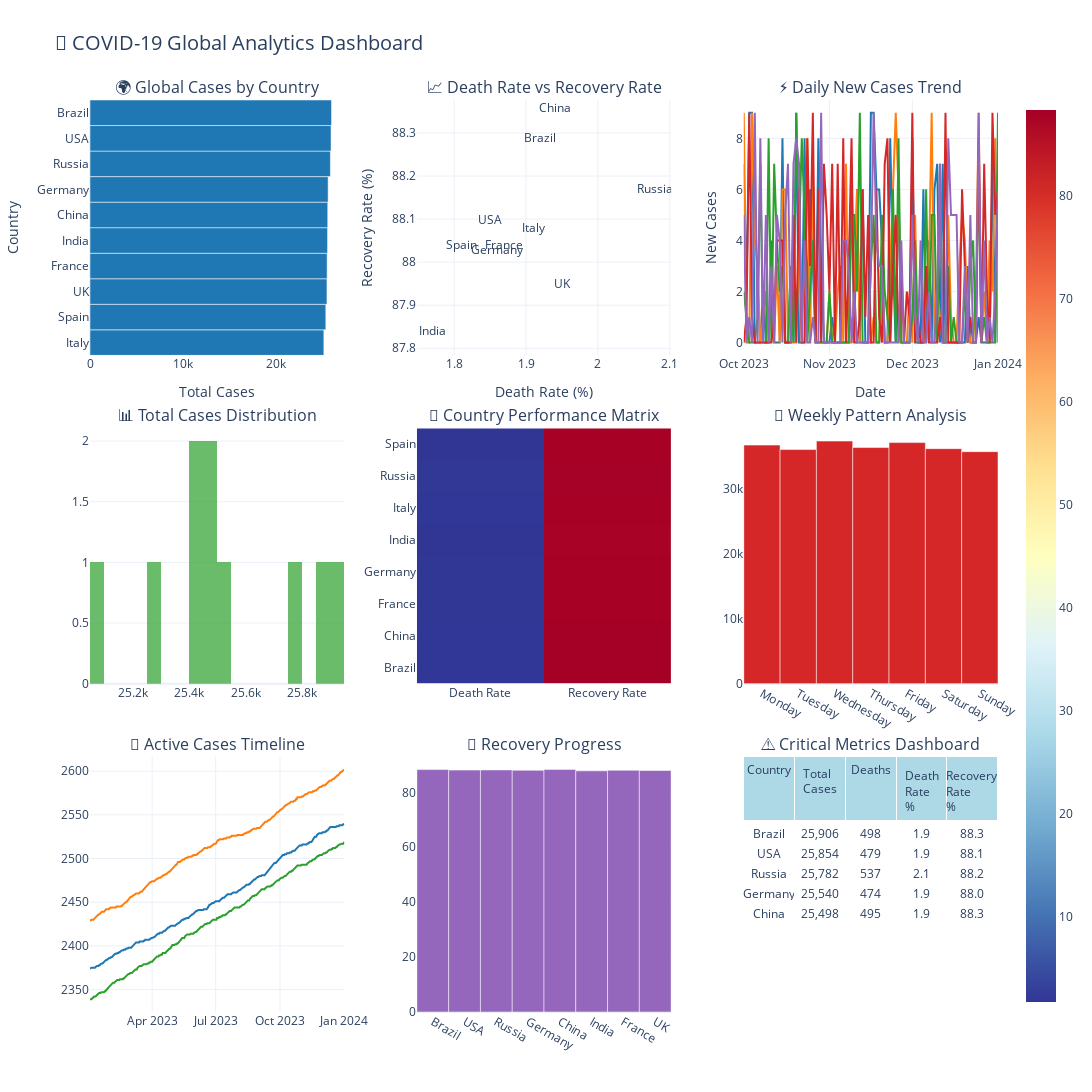

The notebook cell saved with this chart:
### Markdown cell above
## 🔗 Advanced Plotly Dashboard with Cross-Filtering

Now let's create a more sophisticated dashboard using Plotly's advanced features, including cross-filtering between charts and real-time updates. This demonstrates linked interactions where selections in one chart filter others.

### Code cell
print("🔗 Creating Advanced Plotly Dashboard with Cross-Filtering...")

def create_covid_analytics_dashboard():
    """
    Advanced COVID-19 analytics dashboard with cross-filtering capabilities
    """
    
    # Prepare data for dashboard
    # Create summary statistics by country
    country_summary = covid_df.groupby('country').agg({
        'total_cases': 'max',
        'total_deaths': 'max',
        'total_recovered': 'max'
    }).reset_index()
    
    country_summary['death_rate'] = (country_summary['total_deaths'] / 
                                    country_summary['total_cases'] * 100).round(2)
    country_summary['recovery_rate'] = (country_summary['total_recovered'] / 
                                       country_summary['total_cases'] * 100).round(2)
    
    # Create subplot layout with custom specifications
    fig = make_subplots(
        rows=3, cols=3,
        subplot_titles=[
            '🌍 Global Cases by Country', '📈 Death Rate vs Recovery Rate', '⚡ Daily New Cases Trend',
            '📊 Total Cases Distribution', '🎯 Country Performance Matrix', '📅 Weekly Pattern Analysis',
            '🔄 Active Cases Timeline', '💊 Recovery Progress', '⚠️ Critical Metrics Dashboard'
        ],
        specs=[
            [{"type": "bar"}, {"type": "scatter"}, {"type": "scatter"}],
            [{"type": "histogram"}, {"type": "heatmap"}, {"type": "bar"}],
            [{"type": "scatter"}, {"type": "bar"}, {"type": "table"}]
        ],
        vertical_spacing=0.08,
        horizontal_spacing=0.08
    )
    
    # 1. Global cases by country (Bar chart)
    country_summary_sorted = country_summary.sort_values('total_cases', ascending=True).tail(10)
    fig.add_trace(
        go.Bar(
            y=country_summary_sorted['country'],
            x=country_summary_sorted['total_cases'],
            orientation='h',
            name='Total Cases',
            marker_color=COLORBLIND_PALETTE[0],
            customdata=country_summary_sorted[['total_deaths', 'death_rate']],
            hovertemplate='<b>%{y}</b><br>Cases: %{x:,.0f}<br>Deaths: %{customdata[0]:,.0f}<br>Death Rate: %{customdata[1]:.1f}%<extra></extra>'
        ),
        row=1, col=1
    )
    
    # 2. Death Rate vs Recovery Rate scatter
    fig.add_trace(
        go.Scatter(
            x=country_summary['death_rate'],
            y=country_summary['recovery_rate'],
            mode='markers+text',
            text=country_summary['country'],
            textposition='top center',
            name='Country Performance',
            marker=dict(
                size=country_summary['total_cases'] / 100000,
                color=COLORBLIND_PALETTE[1],
                opacity=0.7,
                line=dict(width=1, color='white')
            ),
            hovertemplate='<b>%{text}</b><br>Death Rate: %{x:.1f}%<br>Recovery Rate: %{y:.1f}%<br>Cases: %{marker.size}<extra></extra>'
        ),
        row=1, col=2
    )
    
    # 3. Recent trend (last 90 days) for top 5 countries
    recent_data = covid_df[covid_df['date'] >= '2023-10-01'].copy()
    top_countries = country_summary.nlargest(5, 'total_cases')['country'].tolist()
    
    colors = COLORBLIND_PALETTE[:5]
    for i, country in enumerate(top_countries):
        country_data = recent_data[recent_data['country'] == country]
        fig.add_trace(
            go.Scatter(
                x=country_data['date'],
                y=country_data['new_cases'],
                mode='lines',
                name=f'{country} New Cases',
                line=dict(color=colors[i], width=2),
                hovertemplate=f'<b>{country}</b><br>Date: %{{x}}<br>New Cases: %{{y:,.0f}}<extra></extra>'
            ),
            row=1, col=3
        )
    
    # 4. Cases distribution histogram
    fig.add_trace(
        go.Histogram(
            x=country_summary['total_cases'],
            nbinsx=20,
            name='Cases Distribution',
            marker_color=COLORBLIND_PALETTE[2],
            opacity=0.7,
            hovertemplate='Cases Range: %{x}<br>Countries: %{y}<extra></extra>'
        ),
        row=2, col=1
    )
    
    # 5. Performance matrix heatmap
    performance_matrix = country_summary.set_index('country')[['death_rate', 'recovery_rate']].head(8)
    
    fig.add_trace(
        go.Heatmap(
            z=performance_matrix.values,
            x=['Death Rate', 'Recovery Rate'],
            y=performance_matrix.index,
            colorscale='RdYlBu_r',
            name='Performance Matrix',
            hovertemplate='<b>%{y}</b><br>%{x}: %{z:.1f}%<extra></extra>'
        ),
        row=2, col=2
    )
    
    # 6. Weekly pattern analysis
    weekly_data = covid_df.copy()
    weekly_data['weekday'] = weekly_data['date'].dt.day_name()
    weekly_pattern = weekly_data.groupby('weekday')['new_cases'].sum().reset_index()
    
    # Reorder days
    day_order = ['Monday', 'Tuesday', 'Wednesday', 'Thursday', 'Friday', 'Saturday', 'Sunday']
    weekly_pattern['weekday'] = pd.Categorical(weekly_pattern['weekday'], categories=day_order, ordered=True)
    weekly_pattern = weekly_pattern.sort_values('weekday')
    
    fig.add_trace(
        go.Bar(
            x=weekly_pattern['weekday'],
            y=weekly_pattern['new_cases'],
            name='Weekly Pattern',
            marker_color=COLORBLIND_PALETTE[3],
            hovertemplate='<b>%{x}</b><br>Total Cases: %{y:,.0f}<extra></extra>'
        ),
        row=2, col=3
    )
    
    # 7. Active cases timeline for top countries
    for i, country in enumerate(top_countries[:3]):
        country_data = covid_df[covid_df['country'] == country].tail(365)  # Last year
        fig.add_trace(
            go.Scatter(
                x=country_data['date'],
                y=country_data['active_cases'],
                mode='lines',
                name=f'{country} Active',
                line=dict(color=colors[i], width=2),
                hovertemplate=f'<b>{country}</b><br>Date: %{{x}}<br>Active Cases: %{{y:,.0f}}<extra></extra>'
            ),
            row=3, col=1
        )
    
    # 8. Recovery progress
    recovery_data = country_summary.nlargest(8, 'total_cases')
    fig.add_trace(
        go.Bar(
            x=recovery_data['country'],
            y=recovery_data['recovery_rate'],
            name='Recovery Rate',
            marker_color=COLORBLIND_PALETTE[4],
            hovertemplate='<b>%{x}</b><br>Recovery Rate: %{y:.1f}%<extra></extra>'
        ),
        row=3, col=2
    )
    
    # 9. Critical metrics table
    critical_metrics = country_summary.nlargest(5, 'total_cases')[
        ['country', 'total_cases', 'total_deaths', 'death_rate', 'recovery_rate']
    ]
    
    fig.add_trace(
        go.Table(
            header=dict(
                values=['Country', 'Total Cases', 'Deaths', 'Death Rate %', 'Recovery Rate %'],
                fill_color='lightblue',
                align='center',
                font=dict(size=12)
            ),
            cells=dict(
                values=[
                    critical_metrics['country'],
                    [f"{x:,.0f}" for x in critical_metrics['total_cases']],
                    [f"{x:,.0f}" for x in critical_metrics['total_deaths']],
                    [f"{x:.1f}" for x in critical_metrics['death_rate']],
                    [f"{x:.1f}" for x in critical_metrics['recovery_rate']]
                ],
                fill_color='white',
                align='center'
            )
        ),
        row=3, col=3
    )
    
    # Update layout
    fig.update_layout(
        height=1400,
        width=1400,
        title='🦠 COVID-19 Global Analytics Dashboard',
        title_font_size=20,
        showlegend=False,
        template='plotly_white'
    )
    
    # Update axes labels
    fig.update_xaxes(title_text="Total Cases", row=1, col=1)
    fig.update_yaxes(title_text="Country", row=1, col=1)
    fig.update_xaxes(title_text="Death Rate (%)", row=1, col=2)
    fig.update_yaxes(title_text="Recovery Rate (%)", row=1, col=2)
    fig.update_xaxes(title_text="Date", row=1, col=3)
    fig.update_yaxes(title_text="New Cases", row=1, col=3)
    
    return fig

# Create and display the advanced dashboard
print("🔄 Building comprehensive COVID-19 analytics dashboard...")
covid_dashboard = create_covid_analytics_dashboard()
covid_dashboard.show()

print("\n📊 Dashboard Features Demonstrated:")
print("✅ Multi-panel layout with 9 coordinated views")
print("✅ Different chart types: bar, scatter, histogram, heatmap, table")
print("✅ Interactive hover tooltips with detailed information")
print("✅ Color-coded data encoding for accessibility")
print("✅ Performance matrix visualization")
print("✅ Temporal trend analysis")
print("✅ Statistical distribution visualization")

print(f"\n💾 Current Memory Usage: {get_memory_usage():.1f} MB")

### Figure 1 — Plotly figure (JSON) as saved in the notebook; plotly's stock layout.template omitted (floating-point values rounded to 4 significant figures; data arrays with more than 128 entries replaced by an {"elided": "..."} marker saying what was removed)
{"data": [{"customdata": [[479.0, 1.91], [457.0, 1.81], [495.0, 1.95], [475.0, 1.87], [450.0, 1.77], [495.0, 1.94], [474.0, 1.86], [537.0, 2.08], [479.0, 1.85], [498.0, 1.92]], "hovertemplate": "<b>%{y}</b><br>Cases: %{x:,.0f}<br>Deaths: %{customdata[0]:,.0f}<br>Death Rate: %{customdata[1]:.1f}%<extra></extra>", "marker": {"color": "#1f77b4"}, "name": "Total Cases", "orientation": "h", "type": "bar", "x": [25083, 25293, 25415, 25434, 25478, 25498, 25540, 25782, 25854, 25906], "xaxis": "x", "y": ["Italy", "Spain", "UK", "France", "India", "China", "Germany", "Russia", "USA", "Brazil"], "yaxis": "y"}, {"hovertemplate": "<b>%{text}</b><br>Death Rate: %{x:.1f}%<br>Recovery Rate: %{y:.1f}%<br>Cases: %{marker.size}<extra></extra>", "marker": {"color": "#ff7f0e", "line": {"color": "white", "width": 1}, "opacity": 0.7, "size": [0.2591, 0.255, 0.2543, 0.2554, 0.2548, 0.2508, 0.2578, 0.2529, 0.2541, 0.2585]}, "mode": "markers+text", "name": "Country Performance", "text": ["Brazil", "China", "France", "Germany", "India", "Italy", "Russia", "Spain", "UK", "USA"], "textposition": "top center", "type": "scatter", "x": [1.92, 1.94, 1.87, 1.86, 1.77, 1.91, 2.08, 1.81, 1.95, 1.85], "xaxis": "x2", "y": [88.27, 88.34, 88.02, 88.01, 87.82, 88.06, 88.15, 88.02, 87.93, 88.08], "yaxis": "y2"}, {"hovertemplate": "<b>Brazil</b><br>Date: %{x}<br>New Cases: %{y:,.0f}<extra></extra>", "line": {"color": "#1f77b4", "width": 2}, "mode": "lines", "name": "Brazil New Cases", "type": "scatter", "x": ["2023-10-01T00:00:00.000000000", "2023-10-02T00:00:00.000000000", "2023-10-03T00:00:00.000000000", "2023-10-04T00:00:00.000000000", "2023-10-05T00:00:00.000000000", "2023-10-06T00:00:00.000000000", "2023-10-07T00:00:00.000000000", "2023-10-08T00:00:00.000000000", "2023-10-09T00:00:00.000000000", "2023-10-10T00:00:00.000000000", "2023-10-11T00:00:00.000000000", "2023-10-12T00:00:00.000000000", "2023-10-13T00:00:00.000000000", "2023-10-14T00:00:00.000000000", "2023-10-15T00:00:00.000000000", "2023-10-16T00:00:00.000000000", "2023-10-17T00:00:00.000000000", "2023-10-18T00:00:00.000000000", "2023-10-19T00:00:00.000000000", "2023-10-20T00:00:00.000000000", "2023-10-21T00:00:00.000000000", "2023-10-22T00:00:00.000000000", "2023-10-23T00:00:00.000000000", "2023-10-24T00:00:00.000000000", "2023-10-25T00:00:00.000000000", "2023-10-26T00:00:00.000000000", "2023-10-27T00:00:00.000000000", "2023-10-28T00:00:00.000000000", "2023-10-29T00:00:00.000000000", "2023-10-30T00:00:00.000000000", "2023-10-31T00:00:00.000000000", "2023-11-01T00:00:00.000000000", "2023-11-02T00:00:00.000000000", "2023-11-03T00:00:00.000000000", "2023-11-04T00:00:00.000000000", "2023-11-05T00:00:00.000000000", "2023-11-06T00:00:00.000000000", "2023-11-07T00:00:00.000000000", "2023-11-08T00:00:00.000000000", "2023-11-09T00:00:00.000000000", "2023-11-10T00:00:00.000000000", "2023-11-11T00:00:00.000000000", "2023-11-12T00:00:00.000000000", "2023-11-13T00:00:00.000000000", "2023-11-14T00:00:00.000000000", "2023-11-15T00:00:00.000000000", "2023-11-16T00:00:00.000000000", "2023-11-17T00:00:00.000000000", "2023-11-18T00:00:00.000000000", "2023-11-19T00:00:00.000000000", "2023-11-20T00:00:00.000000000", "2023-11-21T00:00:00.000000000", "2023-11-22T00:00:00.000000000", "2023-11-23T00:00:00.000000000", "2023-11-24T00:00:00.000000000", "2023-11-25T00:00:00.000000000", "2023-11-26T00:00:00.000000000", "2023-11-27T00:00:00.000000000", "2023-11-28T00:00:00.000000000", "2023-11-29T00:00:00.000000000", "2023-11-30T00:00:00.000000000", "2023-12-01T00:00:00.000000000", "2023-12-02T00:00:00.000000000", "2023-12-03T00:00:00.000000000", "2023-12-04T00:00:00.000000000", "2023-12-05T00:00:00.000000000", "2023-12-06T00:00:00.000000000", "2023-12-07T00:00:00.000000000", "2023-12-08T00:00:00.000000000", "2023-12-09T00:00:00.000000000", "2023-12-10T00:00:00.000000000", "2023-12-11T00:00:00.000000000", "2023-12-12T00:00:00.000000000", "2023-12-13T00:00:00.000000000", "2023-12-14T00:00:00.000000000", "2023-12-15T00:00:00.000000000", "2023-12-16T00:00:00.000000000", "2023-12-17T00:00:00.000000000", "2023-12-18T00:00:00.000000000", "2023-12-19T00:00:00.000000000", "2023-12-20T00:00:00.000000000", "2023-12-21T00:00:00.000000000", "2023-12-22T00:00:00.000000000", "2023-12-23T00:00:00.000000000", "2023-12-24T00:00:00.000000000", "2023-12-25T00:00:00.000000000", "2023-12-26T00:00:00.000000000", "2023-12-27T00:00:00.000000000", "2023-12-28T00:00:00.000000000", "2023-12-29T00:00:00.000000000", "2023-12-30T00:00:00.000000000", "2023-12-31T00:00:00.000000000", "2024-01-01T00:00:00.000000000"], "xaxis": "x3", "y": [7, 2, 9, 9, 0, 0, 0, 2, 0, 0, 4, 0, 0, 0, 8, 0, 0, 3, 0, 9, 0, 0, 8, 1, 6, 3, 0, 8, 3, 0, 0, 0, 1, 0, 0, 0, 0, 0, 0, 7, 0, 6, 0, 6, 0, 0, 9, 9, 6, 6, 4, 0, 0, 8, 3, 0, 6, 0, 0, 0, 0, 8, 0, 0, 0, 6, 0, 4, 0, 6, 7, 0, 7, 0, 0, 0, 0, 0, 0, 0, 0, 3, 0, 0, 0, 1, 0, 0, 0, 0, 7, 0, 7], "yaxis": "y3"}, {"hovertemplate": "<b>USA</b><br>Date: %{x}<br>New Cases: %{y:,.0f}<extra></extra>", "line": {"color": "#ff7f0e", "width": 2}, "mode": "lines", "name": "USA New Cases", "type": "scatter", "x": ["2023-10-01T00:00:00.000000000", "2023-10-02T00:00:00.000000000", "2023-10-03T00:00:00.000000000", "2023-10-04T00:00:00.000000000", "2023-10-05T00:00:00.000000000", "2023-10-06T00:00:00.000000000", "2023-10-07T00:00:00.000000000", "2023-10-08T00:00:00.000000000", "2023-10-09T00:00:00.000000000", "2023-10-10T00:00:00.000000000", "2023-10-11T00:00:00.000000000", "2023-10-12T00:00:00.000000000", "2023-10-13T00:00:00.000000000", "2023-10-14T00:00:00.000000000", "2023-10-15T00:00:00.000000000", "2023-10-16T00:00:00.000000000", "2023-10-17T00:00:00.000000000", "2023-10-18T00:00:00.000000000", "2023-10-19T00:00:00.000000000", "2023-10-20T00:00:00.000000000", "2023-10-21T00:00:00.000000000", "2023-10-22T00:00:00.000000000", "2023-10-23T00:00:00.000000000", "2023-10-24T00:00:00.000000000", "2023-10-25T00:00:00.000000000", "2023-10-26T00:00:00.000000000", "2023-10-27T00:00:00.000000000", "2023-10-28T00:00:00.000000000", "2023-10-29T00:00:00.000000000", "2023-10-30T00:00:00.000000000", "2023-10-31T00:00:00.000000000", "2023-11-01T00:00:00.000000000", "2023-11-02T00:00:00.000000000", "2023-11-03T00:00:00.000000000", "2023-11-04T00:00:00.000000000", "2023-11-05T00:00:00.000000000", "2023-11-06T00:00:00.000000000", "2023-11-07T00:00:00.000000000", "2023-11-08T00:00:00.000000000", "2023-11-09T00:00:00.000000000", "2023-11-10T00:00:00.000000000", "2023-11-11T00:00:00.000000000", "2023-11-12T00:00:00.000000000", "2023-11-13T00:00:00.000000000", "2023-11-14T00:00:00.000000000", "2023-11-15T00:00:00.000000000", "2023-11-16T00:00:00.000000000", "2023-11-17T00:00:00.000000000", "2023-11-18T00:00:00.000000000", "2023-11-19T00:00:00.000000000", "2023-11-20T00:00:00.000000000", "2023-11-21T00:00:00.000000000", "2023-11-22T00:00:00.000000000", "2023-11-23T00:00:00.000000000", "2023-11-24T00:00:00.000000000", "2023-11-25T00:00:00.000000000", "2023-11-26T00:00:00.000000000", "2023-11-27T00:00:00.000000000", "2023-11-28T00:00:00.000000000", "2023-11-29T00:00:00.000000000", "2023-11-30T00:00:00.000000000", "2023-12-01T00:00:00.000000000", "2023-12-02T00:00:00.000000000", "2023-12-03T00:00:00.000000000", "2023-12-04T00:00:00.000000000", "2023-12-05T00:00:00.000000000", "2023-12-06T00:00:00.000000000", "2023-12-07T00:00:00.000000000", "2023-12-08T00:00:00.000000000", "2023-12-09T00:00:00.000000000", "2023-12-10T00:00:00.000000000", "2023-12-11T00:00:00.000000000", "2023-12-12T00:00:00.000000000", "2023-12-13T00:00:00.000000000", "2023-12-14T00:00:00.000000000", "2023-12-15T00:00:00.000000000", "2023-12-16T00:00:00.000000000", "2023-12-17T00:00:00.000000000", "2023-12-18T00:00:00.000000000", "2023-12-19T00:00:00.000000000", "2023-12-20T00:00:00.000000000", "2023-12-21T00:00:00.000000000", "2023-12-22T00:00:00.000000000", "2023-12-23T00:00:00.000000000", "2023-12-24T00:00:00.000000000", "2023-12-25T00:00:00.000000000", "2023-12-26T00:00:00.000000000", "2023-12-27T00:00:00.000000000", "2023-12-28T00:00:00.000000000", "2023-12-29T00:00:00.000000000", "2023-12-30T00:00:00.000000000", "2023-12-31T00:00:00.000000000", "2024-01-01T00:00:00.000000000"], "xaxis": "x3", "y": [9, 0, 0, 9, 4, 3, 0, 1, 2, 0, 2, 0, 3, 0, 6, 6, 0, 0, 0, 0, 4, 0, 0, 8, 0, 7, 0, 0, 0, 0, 0, 2, 0, 0, 2, 3, 0, 7, 0, 0, 2, 6, 0, 0, 0, 0, 0, 1, 0, 0, 3, 0, 0, 3, 6, 9, 6, 0, 0, 0, 2, 0, 5, 0, 0, 0, 2, 3, 9, 0, 2, 1, 0, 0, 5, 1, 0, 0, 3, 5, 4, 1, 0, 0, 2, 9, 0, 2, 0, 4, 2, 8, 0], "yaxis": "y3"}, {"hovertemplate": "<b>Russia</b><br>Date: %{x}<br>New Cases: %{y:,.0f}<extra></extra>", "line": {"color": "#2ca02c", "width": 2}, "mode": "lines", "name": "Russia New Cases", "type": "scatter", "x": ["2023-10-01T00:00:00.000000000", "2023-10-02T00:00:00.000000000", "2023-10-03T00:00:00.000000000", "2023-10-04T00:00:00.000000000", "2023-10-05T00:00:00.000000000", "2023-10-06T00:00:00.000000000", "2023-10-07T00:00:00.000000000", "2023-10-08T00:00:00.000000000", "2023-10-09T00:00:00.000000000", "2023-10-10T00:00:00.000000000", "2023-10-11T00:00:00.000000000", "2023-10-12T00:00:00.000000000", "2023-10-13T00:00:00.000000000", "2023-10-14T00:00:00.000000000", "2023-10-15T00:00:00.000000000", "2023-10-16T00:00:00.000000000", "2023-10-17T00:00:00.000000000", "2023-10-18T00:00:00.000000000", "2023-10-19T00:00:00.000000000", "2023-10-20T00:00:00.000000000", "2023-10-21T00:00:00.000000000", "2023-10-22T00:00:00.000000000", "2023-10-23T00:00:00.000000000", "2023-10-24T00:00:00.000000000", "2023-10-25T00:00:00.000000000", "2023-10-26T00:00:00.000000000", "2023-10-27T00:00:00.000000000", "2023-10-28T00:00:00.000000000", "2023-10-29T00:00:00.000000000", "2023-10-30T00:00:00.000000000", "2023-10-31T00:00:00.000000000", "2023-11-01T00:00:00.000000000", "2023-11-02T00:00:00.000000000", "2023-11-03T00:00:00.000000000", "2023-11-04T00:00:00.000000000", "2023-11-05T00:00:00.000000000", "2023-11-06T00:00:00.000000000", "2023-11-07T00:00:00.000000000", "2023-11-08T00:00:00.000000000", "2023-11-09T00:00:00.000000000", "2023-11-10T00:00:00.000000000", "2023-11-11T00:00:00.000000000", "2023-11-12T00:00:00.000000000", "2023-11-13T00:00:00.000000000", "2023-11-14T00:00:00.000000000", "2023-11-15T00:00:00.000000000", "2023-11-16T00:00:00.000000000", "2023-11-17T00:00:00.000000000", "2023-11-18T00:00:00.000000000", "2023-11-19T00:00:00.000000000", "2023-11-20T00:00:00.000000000", "2023-11-21T00:00:00.000000000", "2023-11-22T00:00:00.000000000", "2023-11-23T00:00:00.000000000", "2023-11-24T00:00:00.000000000", "2023-11-25T00:00:00.000000000", "2023-11-26T00:00:00.000000000", "2023-11-27T00:00:00.000000000", "2023-11-28T00:00:00.000000000", "2023-11-29T00:00:00.000000000", "2023-11-30T00:00:00.000000000", "2023-12-01T00:00:00.000000000", "2023-12-02T00:00:00.000000000", "2023-12-03T00:00:00.000000000", "2023-12-04T00:00:00.000000000", "2023-12-05T00:00:00.000000000", "2023-12-06T00:00:00.000000000", "2023-12-07T00:00:00.000000000", "2023-12-08T00:00:00.000000000", "2023-12-09T00:00:00.000000000", "2023-12-10T00:00:00.000000000", "2023-12-11T00:00:00.000000000", "2023-12-12T00:00:00.000000000", "2023-12-13T00:00:00.000000000", "2023-12-14T00:00:00.000000000", "2023-12-15T00:00:00.000000000", "2023-12-16T00:00:00.000000000", "2023-12-17T00:00:00.000000000", "2023-12-18T00:00:00.000000000", "2023-12-19T00:00:00.000000000", "2023-12-20T00:00:00.000000000", "2023-12-21T00:00:00.000000000", "2023-12-22T00:00:00.000000000", "2023-12-23T00:00:00.000000000", "2023-12-24T00:00:00.000000000", "2023-12-25T00:00:00.000000000", "2023-12-26T00:00:00.000000000", "2023-12-27T00:00:00.000000000", "2023-12-28T00:00:00.000000000", "2023-12-29T00:00:00.000000000", "2023-12-30T00:00:00.000000000", "2023-12-31T00:00:00.000000000", "2024-01-01T00:00:00.000000000"], "xaxis": "x3", "y": [2, 1, 0, 0, 0, 1, 7, 0, 0, 8, 0, 7, 4, 2, 3, 0, 0, 3, 0, 9, 4, 8, 5, 0, 2, 4, 0, 0, 0, 0, 0, 2, 0, 0, 0, 0, 0, 0, 0, 5, 5, 2, 9, 0, 0, 0, 3, 5, 0, 0, 5, 2, 1, 0, 6, 0, 8, 0, 0, 0, 0, 1, 4, 0, 0, 0, 6, 0, 5, 5, 0, 7, 0, 0, 3, 0, 1, 0, 0, 0, 2, 0, 3, 4, 0, 7, 0, 1, 0, 0, 0, 0, 9], "yaxis": "y3"}, {"hovertemplate": "<b>Germany</b><br>Date: %{x}<br>New Cases: %{y:,.0f}<extra></extra>", "line": {"color": "#d62728", "width": 2}, "mode": "lines", "name": "Germany New Cases", "type": "scatter", "x": ["2023-10-01T00:00:00.000000000", "2023-10-02T00:00:00.000000000", "2023-10-03T00:00:00.000000000", "2023-10-04T00:00:00.000000000", "2023-10-05T00:00:00.000000000", "2023-10-06T00:00:00.000000000", "2023-10-07T00:00:00.000000000", "2023-10-08T00:00:00.000000000", "2023-10-09T00:00:00.000000000", "2023-10-10T00:00:00.000000000", "2023-10-11T00:00:00.000000000", "2023-10-12T00:00:00.000000000", "2023-10-13T00:00:00.000000000", "2023-10-14T00:00:00.000000000", "2023-10-15T00:00:00.000000000", "2023-10-16T00:00:00.000000000", "2023-10-17T00:00:00.000000000", "2023-10-18T00:00:00.000000000", "2023-10-19T00:00:00.000000000", "2023-10-20T00:00:00.000000000", "2023-10-21T00:00:00.000000000", "2023-10-22T00:00:00.000000000", "2023-10-23T00:00:00.000000000", "2023-10-24T00:00:00.000000000", "2023-10-25T00:00:00.000000000", "2023-10-26T00:00:00.000000000", "2023-10-27T00:00:00.000000000", "2023-10-28T00:00:00.000000000", "2023-10-29T00:00:00.000000000", "2023-10-30T00:00:00.000000000", "2023-10-31T00:00:00.000000000", "2023-11-01T00:00:00.000000000", "2023-11-02T00:00:00.000000000", "2023-11-03T00:00:00.000000000", "2023-11-04T00:00:00.000000000", "2023-11-05T00:00:00.000000000", "2023-11-06T00:00:00.000000000", "2023-11-07T00:00:00.000000000", "2023-11-08T00:00:00.000000000", "2023-11-09T00:00:00.000000000", "2023-11-10T00:00:00.000000000", "2023-11-11T00:00:00.000000000", "2023-11-12T00:00:00.000000000", "2023-11-13T00:00:00.000000000", "2023-11-14T00:00:00.000000000", "2023-11-15T00:00:00.000000000", "2023-11-16T00:00:00.000000000", "2023-11-17T00:00:00.000000000", "2023-11-18T00:00:00.000000000", "2023-11-19T00:00:00.000000000", "2023-11-20T00:00:00.000000000", "2023-11-21T00:00:00.000000000", "2023-11-22T00:00:00.000000000", "2023-11-23T00:00:00.000000000", "2023-11-24T00:00:00.000000000", "2023-11-25T00:00:00.000000000", "2023-11-26T00:00:00.000000000", "2023-11-27T00:00:00.000000000", "2023-11-28T00:00:00.000000000", "2023-11-29T00:00:00.000000000", "2023-11-30T00:00:00.000000000", "2023-12-01T00:00:00.000000000", "2023-12-02T00:00:00.000000000", "2023-12-03T00:00:00.000000000", "2023-12-04T00:00:00.000000000", "2023-12-05T00:00:00.000000000", "2023-12-06T00:00:00.000000000", "2023-12-07T00:00:00.000000000", "2023-12-08T00:00:00.000000000", "2023-12-09T00:00:00.000000000", "2023-12-10T00:00:00.000000000", "2023-12-11T00:00:00.000000000", "2023-12-12T00:00:00.000000000", "2023-12-13T00:00:00.000000000", "2023-12-14T00:00:00.000000000", "2023-12-15T00:00:00.000000000", "2023-12-16T00:00:00.000000000", "2023-12-17T00:00:00.000000000", "2023-12-18T00:00:00.000000000", "2023-12-19T00:00:00.000000000", "2023-12-20T00:00:00.000000000", "2023-12-21T00:00:00.000000000", "2023-12-22T00:00:00.000000000", "2023-12-23T00:00:00.000000000", "2023-12-24T00:00:00.000000000", "2023-12-25T00:00:00.000000000", "2023-12-26T00:00:00.000000000", "2023-12-27T00:00:00.000000000", "2023-12-28T00:00:00.000000000", "2023-12-29T00:00:00.000000000", "2023-12-30T00:00:00.000000000", "2023-12-31T00:00:00.000000000", "2024-01-01T00:00:00.000000000"], "xaxis": "x3", "y": [0, 1, 9, 1, 0, 0, 0, 0, 0, 0, 0, 1, 4, 4, 4, 0, 0, 0, 5, 0, 6, 0, 0, 8, 3, 9, 0, 6, 0, 7, 5, 2, 7, 0, 7, 0, 8, 0, 3, 8, 0, 0, 1, 6, 1, 5, 0, 0, 6, 1, 0, 7, 8, 0, 3, 5, 0, 3, 0, 2, 1, 9, 0, 1, 0, 0, 3, 0, 0, 0, 0, 1, 0, 9, 0, 0, 0, 0, 0, 6, 3, 0, 1, 0, 0, 8, 0, 7, 2, 0, 9, 5, 6], "yaxis": "y3"}, {"hovertemplate": "<b>China</b><br>Date: %{x}<br>New Cases: %{y:,.0f}<extra></extra>", "line": {"color": "#9467bd", "width": 2}, "mode": "lines", "name": "China New Cases", "type": "scatter", "x": ["2023-10-01T00:00:00.000000000", "2023-10-02T00:00:00.000000000", "2023-10-03T00:00:00.000000000", "2023-10-04T00:00:00.000000000", "2023-10-05T00:00:00.000000000", "2023-10-06T00:00:00.000000000", "2023-10-07T00:00:00.000000000", "2023-10-08T00:00:00.000000000", "2023-10-09T00:00:00.000000000", "2023-10-10T00:00:00.000000000", "2023-10-11T00:00:00.000000000", "2023-10-12T00:00:00.000000000", "2023-10-13T00:00:00.000000000", "2023-10-14T00:00:00.000000000", "2023-10-15T00:00:00.000000000", "2023-10-16T00:00:00.000000000", "2023-10-17T00:00:00.000000000", "2023-10-18T00:00:00.000000000", "2023-10-19T00:00:00.000000000", "2023-10-20T00:00:00.000000000", "2023-10-21T00:00:00.000000000", "2023-10-22T00:00:00.000000000", "2023-10-23T00:00:00.000000000", "2023-10-24T00:00:00.000000000", "2023-10-25T00:00:00.000000000", "2023-10-26T00:00:00.000000000", "2023-10-27T00:00:00.000000000", "2023-10-28T00:00:00.000000000", "2023-10-29T00:00:00.000000000", "2023-10-30T00:00:00.000000000", "2023-10-31T00:00:00.000000000", "2023-11-01T00:00:00.000000000", "2023-11-02T00:00:00.000000000", "2023-11-03T00:00:00.000000000", "2023-11-04T00:00:00.000000000", "2023-11-05T00:00:00.000000000", "2023-11-06T00:00:00.000000000", "2023-11-07T00:00:00.000000000", "2023-11-08T00:00:00.000000000", "2023-11-09T00:00:00.000000000", "2023-11-10T00:00:00.000000000", "2023-11-11T00:00:00.000000000", "2023-11-12T00:00:00.000000000", "2023-11-13T00:00:00.000000000", "2023-11-14T00:00:00.000000000", "2023-11-15T00:00:00.000000000", "2023-11-16T00:00:00.000000000", "2023-11-17T00:00:00.000000000", "2023-11-18T00:00:00.000000000", "2023-11-19T00:00:00.000000000", "2023-11-20T00:00:00.000000000", "2023-11-21T00:00:00.000000000", "2023-11-22T00:00:00.000000000", "2023-11-23T00:00:00.000000000", "2023-11-24T00:00:00.000000000", "2023-11-25T00:00:00.000000000", "2023-11-26T00:00:00.000000000", "2023-11-27T00:00:00.000000000", "2023-11-28T00:00:00.000000000", "2023-11-29T00:00:00.000000000", "2023-11-30T00:00:00.000000000", "2023-12-01T00:00:00.000000000", "2023-12-02T00:00:00.000000000", "2023-12-03T00:00:00.000000000", "2023-12-04T00:00:00.000000000", "2023-12-05T00:00:00.000000000", "2023-12-06T00:00:00.000000000", "2023-12-07T00:00:00.000000000", "2023-12-08T00:00:00.000000000", "2023-12-09T00:00:00.000000000", "2023-12-10T00:00:00.000000000", "2023-12-11T00:00:00.000000000", "2023-12-12T00:00:00.000000000", "2023-12-13T00:00:00.000000000", "2023-12-14T00:00:00.000000000", "2023-12-15T00:00:00.000000000", "2023-12-16T00:00:00.000000000", "2023-12-17T00:00:00.000000000", "2023-12-18T00:00:00.000000000", "2023-12-19T00:00:00.000000000", "2023-12-20T00:00:00.000000000", "2023-12-21T00:00:00.000000000", "2023-12-22T00:00:00.000000000", "2023-12-23T00:00:00.000000000", "2023-12-24T00:00:00.000000000", "2023-12-25T00:00:00.000000000", "2023-12-26T00:00:00.000000000", "2023-12-27T00:00:00.000000000", "2023-12-28T00:00:00.000000000", "2023-12-29T00:00:00.000000000", "2023-12-30T00:00:00.000000000", "2023-12-31T00:00:00.000000000", "2024-01-01T00:00:00.000000000"], "xaxis": "x3", "y": [5, 0, 1, 0, 9, 0, 8, 0, 5, 0, 3, 0, 5, 4, 0, 5, 7, 0, 7, 8, 7, 0, 4, 0, 0, 1, 0, 0, 9, 0, 0, 0, 0, 0, 0, 0, 4, 4, 3, 0, 2, 0, 0, 0, 0, 0, 3, 9, 4, 3, 3, 0, 0, 0, 0, 0, 0, 4, 0, 0, 0, 5, 1, 0, 4, 0, 0, 2, 0, 0, 2, 7, 0, 0, 8, 5, 5, 5, 0, 0, 3, 0, 5, 0, 0, 9, 0, 4, 0, 1, 0, 2, 6], "yaxis": "y3"}, {"hovertemplate": "Cases Range: %{x}<br>Countries: %{y}<extra></extra>", "marker": {"color": "#2ca02c"}, "name": "Cases Distribution", "nbinsx": 20, "opacity": 0.7, "type": "histogram", "x": [25906, 25498, 25434, 25540, 25478, 25083, 25782, 25293, 25415, 25854], "xaxis": "x4", "yaxis": "y4"}, {"colorscale": [[0, "rgb(49,54,149)"], [0.1, "rgb(69,117,180)"], [0.2, "rgb(116,173,209)"], [0.3, "rgb(171,217,233)"], [0.4, "rgb(224,243,248)"], [0.5, "rgb(255,255,191)"], [0.6, "rgb(254,224,144)"], [0.7, "rgb(253,174,97)"], [0.8, "rgb(244,109,67)"], [0.9, "rgb(215,48,39)"], [1, "rgb(165,0,38)"]], "hovertemplate": "<b>%{y}</b><br>%{x}: %{z:.1f}%<extra></extra>", "name": "Performance Matrix", "type": "heatmap", "x": ["Death Rate", "Recovery Rate"], "xaxis": "x5", "y": ["Brazil", "China", "France", "Germany", "India", "Italy", "Russia", "Spain"], "yaxis": "y5", "z": [[1.92, 88.27], [1.94, 88.34], [1.87, 88.02], [1.86, 88.01], [1.77, 87.82], [1.91, 88.06], [2.08, 88.15], [1.81, 88.02]]}, {"hovertemplate": "<b>%{x}</b><br>Total Cases: %{y:,.0f}<extra></extra>", "marker": {"color": "#d62728"}, "name": "Weekly Pattern", "type": "bar", "x": ["Monday", "Tuesday", "Wednesday", "Thursday", "Friday", "Saturday", "Sunday"], "xaxis": "x6", "y": [36699, 36016, 37317, 36321, 37086, 36150, 35694], "yaxis": "y6"}, {"hovertemplate": "<b>Brazil</b><br>Date: %{x}<br>Active Cases: %{y:,.0f}<extra></extra>", "line": {"color": "#1f77b4", "width": 2}, "mode": "lines", "name": "Brazil Active", "type": "scatter", "x": {"elided": "365 str values"}, "xaxis": "x7", "y": {"elided": "365 int values"}, "yaxis": "y7"}, {"hovertemplate": "<b>USA</b><br>Date: %{x}<br>Active Cases: %{y:,.0f}<extra></extra>", "line": {"color": "#ff7f0e", "width": 2}, "mode": "lines", "name": "USA Active", "type": "scatter", "x": {"elided": "365 str values"}, "xaxis": "x7", "y": {"elided": "365 int values"}, "yaxis": "y7"}, {"hovertemplate": "<b>Russia</b><br>Date: %{x}<br>Active Cases: %{y:,.0f}<extra></extra>", "line": {"color": "#2ca02c", "width": 2}, "mode": "lines", "name": "Russia Active", "type": "scatter", "x": {"elided": "365 str values"}, "xaxis": "x7", "y": {"elided": "365 int values"}, "yaxis": "y7"}, {"hovertemplate": "<b>%{x}</b><br>Recovery Rate: %{y:.1f}%<extra></extra>", "marker": {"color": "#9467bd"}, "name": "Recovery Rate", "type": "bar", "x": ["Brazil", "USA", "Russia", "Germany", "China", "India", "France", "UK"], "xaxis": "x8", "y": [88.27, 88.08, 88.15, 88.01, 88.34, 87.82, 88.02, 87.93], "yaxis": "y8"}, {"cells": {"align": "center", "fill": {"color": "white"}, "values": [["Brazil", "USA", "Russia", "Germany", "China"], ["25,906", "25,854", "25,782", "25,540", "25,498"], ["498", "479", "537", "474", "495"], ["1.9", "1.9", "2.1", "1.9", "1.9"], ["88.3", "88.1", "88.2", "88.0", "88.3"]]}, "domain": {"x": [0.72, 1], "y": [0, 0.28]}, "header": {"align": "center", "fill": {"color": "lightblue"}, "font": {"size": 12}, "values": ["Country", "Total Cases", "Deaths", "Death Rate %", "Recovery Rate %"]}, "type": "table"}], "layout": {"annotations": [{"font": {"size": 16}, "showarrow": false, "text": "🌍 Global Cases by Country", "x": 0.14, "xanchor": "center", "xref": "paper", "y": 1, "yanchor": "bottom", "yref": "paper"}, {"font": {"size": 16}, "showarrow": false, "text": "📈 Death Rate vs Recovery Rate", "x": 0.5, "xanchor": "center", "xref": "paper", "y": 1, "yanchor": "bottom", "yref": "paper"}, {"font": {"size": 16}, "showarrow": false, "text": "⚡ Daily New Cases Trend", "x": 0.86, "xanchor": "center", "xref": "paper", "y": 1, "yanchor": "bottom", "yref": "paper"}, {"font": {"size": 16}, "showarrow": false, "text": "📊 Total Cases Distribution", "x": 0.14, "xanchor": "center", "xref": "paper", "y": 0.64, "yanchor": "bottom", "yref": "paper"}, {"font": {"size": 16}, "showarrow": false, "text": "🎯 Country Performance Matrix", "x": 0.5, "xanchor": "center", "xref": "paper", "y": 0.64, "yanchor": "bottom", "yref": "paper"}, {"font": {"size": 16}, "showarrow": false, "text": "📅 Weekly Pattern Analysis", "x": 0.86, "xanchor": "center", "xref": "paper", "y": 0.64, "yanchor": "bottom", "yref": "paper"}, {"font": {"size": 16}, "showarrow": false, "text": "🔄 Active Cases Timeline", "x": 0.14, "xanchor": "center", "xref": "paper", "y": 0.28, "yanchor": "bottom", "yref": "paper"}, {"font": {"size": 16}, "showarrow": false, "text": "💊 Recovery Progress", "x": 0.5, "xanchor": "center", "xref": "paper", "y": 0.28, "yanchor": "bottom", "yref": "paper"}, {"font": {"size": 16}, "showarrow": false, "text": "⚠️ Critical Metrics Dashboard", "x": 0.86, "xanchor": "center", "xref": "paper", "y": 0.28, "yanchor": "bottom", "yref": "paper"}], "height": 1400, "showlegend": false, "title": {"font": {"size": 20}, "text": "🦠 COVID-19 Global Analytics Dashboard"}, "width": 1400, "xaxis": {"anchor": "y", "domain": [0, 0.28], "title": {"text": "Total Cases"}}, "xaxis2": {"anchor": "y2", "domain": [0.36, 0.64], "title": {"text": "Death Rate (%)"}}, "xaxis3": {"anchor": "y3", "domain": [0.72, 1], "title": {"text": "Date"}}, "xaxis4": {"anchor": "y4", "domain": [0, 0.28]}, "xaxis5": {"anchor": "y5", "domain": [0.36, 0.64]}, "xaxis6": {"anchor": "y6", "domain": [0.72, 1]}, "xaxis7": {"anchor": "y7", "domain": [0, 0.28]}, "xaxis8": {"anchor": "y8", "domain": [0.36, 0.64]}, "yaxis": {"anchor": "x", "domain": [0.72, 1], "title": {"text": "Country"}}, "yaxis2": {"anchor": "x2", "domain": [0.72, 1], "title": {"text": "Recovery Rate (%)"}}, "yaxis3": {"anchor": "x3", "domain": [0.72, 1], "title": {"text": "New Cases"}}, "yaxis4": {"anchor": "x4", "domain": [0.36, 0.64]}, "yaxis5": {"anchor": "x5", "domain": [0.36, 0.64]}, "yaxis6": {"anchor": "x6", "domain": [0.36, 0.64]}, "yaxis7": {"anchor": "x7", "domain": [0, 0.28]}, "yaxis8": {"anchor": "x8", "domain": [0, 0.28]}}}
